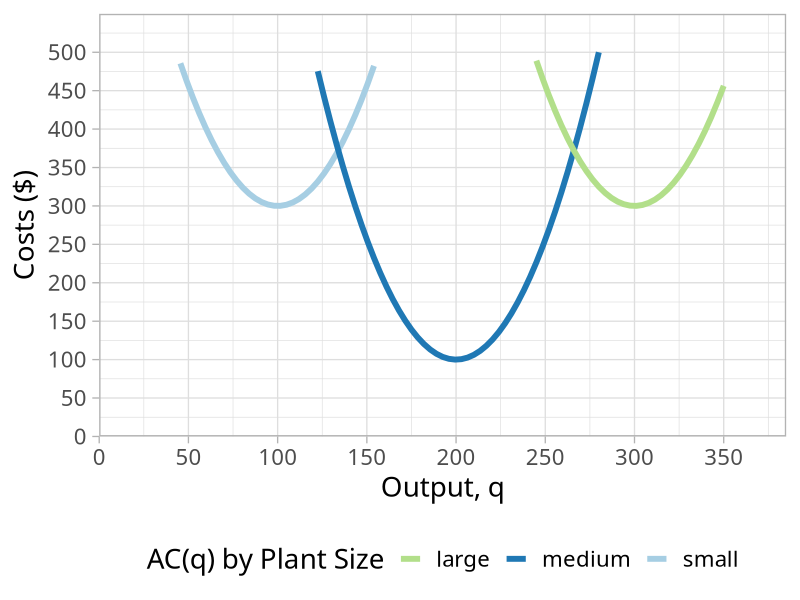

The R source for this figure:
## ---- chunk 1
library(tidyverse)
## ---- chunk 2

lrc1<-function(x){(0.25*x-25)^(2)+300}
lrc2<-function(x){(0.25*x-50)^(2)+100}
lrc3<-function(x){(0.25*x-75)^(2)+300}

line_colors<-c("small" = "#a6cee3", "medium" = "#1f78b4", "large" = "#b2df8a")
  #scale_colour_manual("Curves", values = line_colors, guide=F)+

ggplot(data.frame(x=c(0,10)), aes(x=x))+
  stat_function(fun=lrc1, geom="line", size=2, aes(color = "small"))+
    #geom_label(aes(x=5,y=mc(5)), color = "red", label=expression(MC(q)), size = 6)+
  stat_function(fun=lrc2, geom="line", size=2, aes(color = "medium"))+
  stat_function(fun=lrc3, geom="line", size=2, aes(color = "large"))+
    scale_x_continuous(breaks=seq(0,350,50),
                     limits=c(0,350),
                     expand=expand_scale(mult=c(0,0.1)))+
  scale_y_continuous(breaks=seq(0,500,50),
                     limits=c(0,500),
                     expand=expand_scale(mult=c(0,0.1)))+
  scale_colour_manual("AC(q) by Plant Size", values = line_colors)+
  labs(x = "Output, q",
       y = "Costs ($)")+
  theme_light(base_family = "Fira Sans Condensed", base_size=20)+
  theme(legend.position = "bottom")
